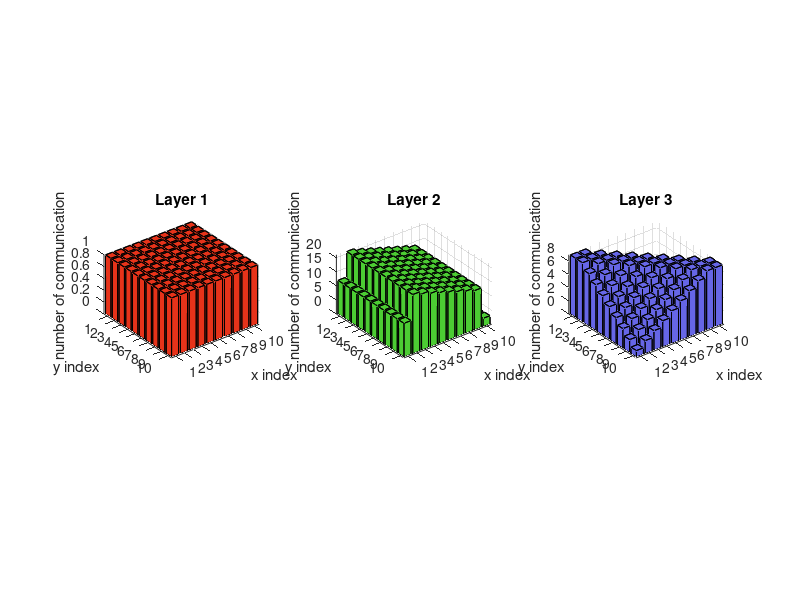

MATLAB code for this plot:
%L = [];
clear all;
clc;
xlink = []; %(X-1)*Y*Z
rxlink = [];
ylink = []; %X*(Y-1)*Z
rylink = [];
zlink = []; %X*Y*(Z-1)r
rzlink = [];
for SIZE=10:10
    X = SIZE;
    Y = SIZE;
    Z = 3;
    %for l=1:(X+Y+Z-2)
        %L(l,SIZE) = 0;
        xlink(1:X,1:Y,1:Z,SIZE)=0;
        ylink(1:X,1:Y,1:Z,SIZE)=0;
        zlink(1:X,1:Y,1:Z,SIZE)=0;
        rxlink(1:X,1:Y,1:Z,SIZE)=0;
        rylink(1:X,1:Y,1:Z,SIZE)=0;
        rzlink(1:X,1:Y,1:Z,SIZE)=0;
    %end

    for a=1:X
        for b=1:Y
            %for c=1:Z
            c=1; %matrix A
            current = [a,b,1];
            destination = [b,a,3];
            
            while (current(1) ~= destination(1) || current(2) ~= destination(2) || current(3) ~= destination(3))         
                if (current(3) < destination (3))
                    zlink(current(1),current(2),current(3),SIZE)=zlink(current(1),current(2),current(3),SIZE)+1;
                    current(3) = current(3)+1;
                elseif (current(3) > destination (3))
                    rzlink(current(1),current(2),current(3)-1,SIZE)=rzlink(current(1),current(2),current(3)-1,SIZE)+1;
                    current(3) = current(3)-1;
                else % equal
                    %disp(current(1));
                    if (current(2) < destination (2))
                        ylink(current(1),current(2),current(3),SIZE)=ylink(current(1),current(2),current(3),SIZE)+1;
                        current(2) = current(2)+1;
                        %disp(current(2));
                    elseif (current(2) > destination (2))
                        rylink(current(1),current(2),current(3),SIZE)=rylink(current(1),current(2),current(3),SIZE)+1;
                        current(2) = current(2)-1;
                        %disp(current(2));
                    else % equal
                        if (current(1) < destination (1))
                            xlink(current(1),current(2),current(3),SIZE)=xlink(current(1),current(2),current(3),SIZE)+1;
                            current(1) = current(1)+1;
                            %disp(current(1));
                        elseif (current(1) > destination (1))
                            rxlink(current(1),current(2),current(3),SIZE)=rxlink(current(1),current(2),current(3),SIZE)+1;
                            current(1) = current(1)-1;
                            %disp(current(1));
                        
                        else % equal
                            break;
                        end
                    end
                end
            end
            
            c=2; %matrix B
            current = [a,b,3];
            for k=1:SIZE
                destination = [a,k,2];
                while (current(1) ~= destination(1) || current(2) ~= destination(2) || current(3) ~= destination(3))         
                    if (current(3) < destination (3))
                        zlink(current(1),current(2),current(3),SIZE)=zlink(current(1),current(2),current(3),SIZE)+1;
                        current(3) = current(3)+1;
                    elseif (current(3) > destination (3))
                        rzlink(current(1),current(2),current(3)-1,SIZE)=rzlink(current(1),current(2),current(3)-1,SIZE)+1;
                        current(3) = current(3)-1;
                    else % equal
                        %disp(current(1));
                        if (current(2) < destination (2))
                            ylink(current(1),current(2),current(3),SIZE)=ylink(current(1),current(2),current(3),SIZE)+1;
                            current(2) = current(2)+1;
                            %disp(current(2));
                        elseif (current(2) > destination (2))
                            rylink(current(1),current(2),current(3),SIZE)=rylink(current(1),current(2),current(3),SIZE)+1;
                            current(2) = current(2)-1;
                            %disp(current(2));
                        else % equal
                            if (current(1) < destination (1))
                                xlink(current(1),current(2),current(3),SIZE)=xlink(current(1),current(2),current(3),SIZE)+1;
                                current(1) = current(1)+1;
                                %disp(current(1));
                            elseif (current(1) > destination (1))
                                rxlink(current(1),current(2),current(3),SIZE)=rxlink(current(1),current(2),current(3),SIZE)+1;
                                current(1) = current(1)-1;
                                %disp(current(1));

                            else % equal
                                break;
                            end
                        end
                    end
                end
            end
            
            
        end
    end
end
% 
%for SIZE=3:3
SIZE=10;
    %subplot(3,1,SIZE);
    %imagesc(xlink(:,:,SIZE))
    for  i=1:SIZE
        for j=1:SIZE
            for l=1:3
            data(i,j,l)=xlink(i,j,l,SIZE)+rxlink(i,j,l,SIZE)+ylink(i,j,l,SIZE)+rylink(i,j,l,SIZE)+zlink(i,j,l,SIZE)+rzlink(i,j,l,SIZE);
            end
        end    
    end

subplot(1,3,1);
bh1=bar3(data(:,:,1));
set(bh1,'FaceColor',[0.9 0.2 0.1]);
xlabel({'x index'});
ylabel({'y index'});
zlabel({'number of communication'});
title('Layer 1');

subplot(1,3,2);
bh1=bar3(data(:,:,2));
set(bh1,'FaceColor',[0.3 .8 0.2]);
xlabel({'x index'});
ylabel({'y index'});
zlabel({'number of communication'});
title('Layer 2');

subplot(1,3,3);
bh1=bar3(data(:,:,3));
set(bh1,'FaceColor',[0.4 0.4 .9]);
xlabel({'x index'});
ylabel({'y index'});
zlabel({'number of communication'});
title('Layer 3');

%hold on;
%end



